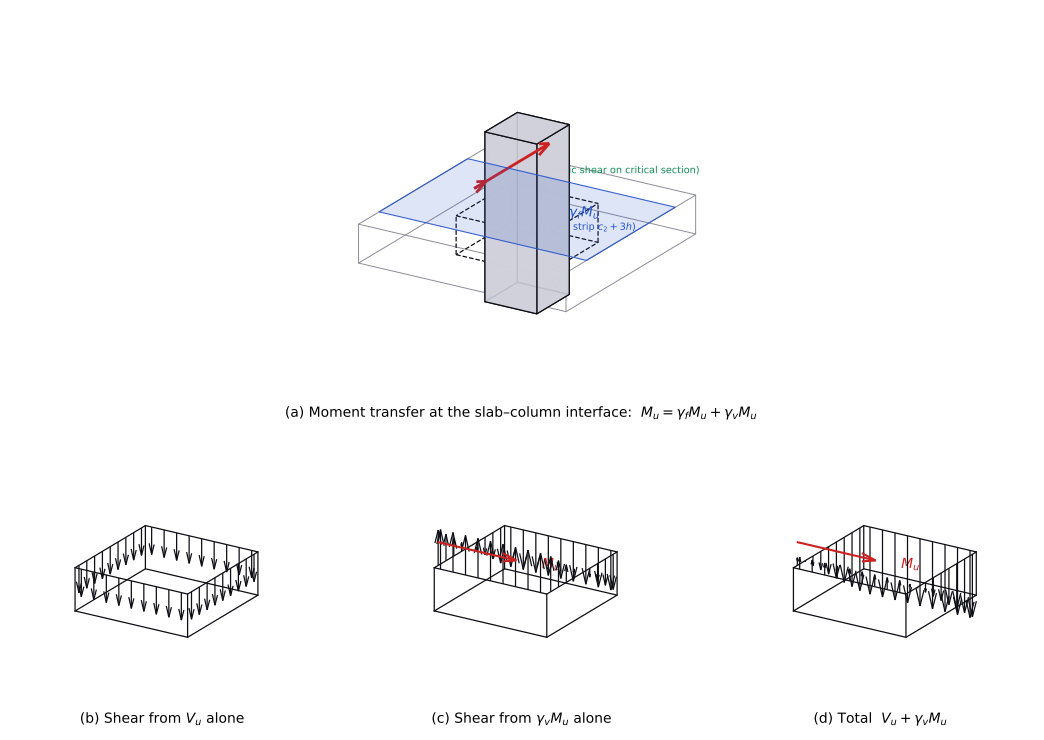

Write the Python code that produced this figure.
"""
Hanson & Hanson (1968) eccentric-shear decomposition figure.

Four panels, matching the classical MacGregor/Wight/Nilson textbook style:

  (a) Moment transfer at the slab-column interface. M_u splits into
      gamma_f * M_u (flexure across the strip c2 + 3h) and
      gamma_v * M_u (eccentric shear around the critical section at d/2).
  (b) Shear stresses from V_u alone:    uniform downward arrows on the
      critical-section top perimeter.
  (c) Shear stresses from gamma_v*M_u:  linear, antisymmetric about the
      centroidal axis perpendicular to M_u.
  (d) Total = (b) + (c):                asymmetric distribution, peak on
      the far face.

Reference:
  Hanson, N. W., and Hanson, J. M. (1968). "Shear and Moment Transfer
  Between Concrete Slabs and Columns," PCA Journal, Vol. 10, No. 1.

Output: figures/hanson_hanson.pdf (vector, for LaTeX embed).
"""
from __future__ import annotations

import numpy as np
import matplotlib.pyplot as plt
from mpl_toolkits.mplot3d.art3d import Poly3DCollection
from pathlib import Path


# --- Normalized geometry (pedagogical; not a specific design) -----------
b1 = 1.6          # critical-section side in x
b2 = 1.6          # critical-section side in y
d  = 0.55         # effective slab depth (height of critical-section prism)
c1 = 0.95         # column side in x
c2 = 0.95         # column side in y
h_slab = 0.55     # slab thickness (display)

# colors
K    = (0.05, 0.05, 0.08)
RED  = (0.80, 0.13, 0.13)
BLUE = (0.14, 0.32, 0.80)
GREEN= (0.06, 0.55, 0.32)
GREY = (0.55, 0.55, 0.60)


# --- primitives ---------------------------------------------------------
def wire_box(ax, x1, x2, y1, y2, z_bot, z_top, color=K, lw=1.0, ls='-'):
    rx = [x1, x2, x2, x1, x1]
    ry = [y1, y1, y2, y2, y1]
    ax.plot(rx, ry, [z_bot]*5, color=color, lw=lw, ls=ls)
    ax.plot(rx, ry, [z_top]*5, color=color, lw=lw, ls=ls)
    for xi, yi in [(x1,y1),(x2,y1),(x2,y2),(x1,y2)]:
        ax.plot([xi,xi],[yi,yi],[z_bot,z_top], color=color, lw=lw, ls=ls)


def solid_box(ax, x1, x2, y1, y2, z_bot, z_top,
              face=(0.80, 0.80, 0.82, 0.85), edge=K, lw=0.8):
    verts = [
        [(x1,y1,z_bot),(x2,y1,z_bot),(x2,y2,z_bot),(x1,y2,z_bot)],   # bottom
        [(x1,y1,z_top),(x2,y1,z_top),(x2,y2,z_top),(x1,y2,z_top)],   # top
        [(x1,y1,z_bot),(x2,y1,z_bot),(x2,y1,z_top),(x1,y1,z_top)],   # -y
        [(x2,y1,z_bot),(x2,y2,z_bot),(x2,y2,z_top),(x2,y1,z_top)],   # +x
        [(x2,y2,z_bot),(x1,y2,z_bot),(x1,y2,z_top),(x2,y2,z_top)],   # +y
        [(x1,y2,z_bot),(x1,y1,z_bot),(x1,y1,z_top),(x1,y2,z_top)],   # -x
    ]
    pc = Poly3DCollection(verts, facecolor=face, edgecolor=edge, linewidths=lw)
    ax.add_collection3d(pc)


def critical_section(ax, color=K, lw=0.9, ls='-'):
    wire_box(ax, -b1/2, +b1/2, -b2/2, +b2/2, 0.0, d, color, lw, ls)


def perimeter_samples(n_per_side: int = 9):
    """Midpoint samples around the top perimeter (z = d)."""
    xs = np.linspace(-b1/2, +b1/2, n_per_side + 1)
    ys = np.linspace(-b2/2, +b2/2, n_per_side + 1)
    xm = (xs[:-1] + xs[1:]) / 2
    ym = (ys[:-1] + ys[1:]) / 2
    pts = []
    for x in xm:             pts.append((x, -b2/2))
    for y in ym:             pts.append((+b1/2, y))
    for x in reversed(xm):   pts.append((x, +b2/2))
    for y in reversed(ym):   pts.append((-b1/2, y))
    return pts


def stress_arrows(ax, direct: float, moment_y: float, scale: float = 0.35):
    """Arrows at each perimeter sample, length = direct + moment_y * y."""
    for x, y in perimeter_samples():
        v = direct + moment_y * y
        dz = -v * scale   # positive stress -> arrow points down into slab
        if abs(dz) < 1e-6:
            continue
        ratio = min(0.40, max(0.18, 0.22 / max(0.05, abs(dz))))
        ax.quiver(x, y, d, 0, 0, dz, color=K, arrow_length_ratio=ratio, lw=0.9)


def mu_label(ax, color=RED, y_offset=-b2/2 - 0.35, label_y_offset=-b2/2 - 0.55):
    """Small red arrow + 'M_u' label showing the direction of the moment vector."""
    ax.quiver(-b1/3, y_offset, d + 0.5, b1*0.70, 0, 0,
              color=color, arrow_length_ratio=0.18, lw=1.5)
    ax.text(+b1/2 + 0.15, y_offset, d + 0.52, r"$M_u$",
            color=color, fontsize=10, ha='left', va='center')


def style(ax, r=1.15, z_range=(-0.5, 1.3)):
    ax.set_axis_off()
    ax.set_proj_type('ortho')
    ax.view_init(elev=22, azim=-58)
    ax.set_xlim(-r, r); ax.set_ylim(-r, r); ax.set_zlim(*z_range)
    ax.set_box_aspect((1, 1, 0.8))


# --- panel (a): physical setup ------------------------------------------
def panel_a(ax):
    slab_z_top, slab_z_bot = 0.0, -h_slab
    col_z_top, col_z_bot   = 1.15, -1.25
    S = 1.9  # slab half-extent

    # slab (wire-only, to reveal interior geometry)
    wire_box(ax, -S, +S, -S, +S, slab_z_bot, slab_z_top, lw=0.7, color=GREY)

    # column (solid-ish, light face with black edges)
    solid_box(ax, -c1/2, +c1/2, -c2/2, +c2/2, col_z_bot, col_z_top,
              face=(0.82, 0.82, 0.86, 0.90), edge=K, lw=0.9)

    # critical section at d/2 offset, through slab depth (dashed)
    wire_box(ax, -b1/2, +b1/2, -b2/2, +b2/2, slab_z_bot, slab_z_top,
             lw=0.9, ls='--', color=K)

    # effective flexure strip on the slab top (shaded band of width c2+3h_slab)
    strip_w = (c2 + 3 * h_slab) / 2
    strip_verts = [[(-S, -strip_w, slab_z_top + 0.001),
                    (+S, -strip_w, slab_z_top + 0.001),
                    (+S, +strip_w, slab_z_top + 0.001),
                    (-S, +strip_w, slab_z_top + 0.001)]]
    ax.add_collection3d(Poly3DCollection(
        strip_verts, facecolor=(BLUE[0], BLUE[1], BLUE[2], 0.15),
        edgecolor=(BLUE[0], BLUE[1], BLUE[2], 0.9), linewidths=0.8))

    # applied moment on column (double-headed straight arrow along y axis,
    # engineering vector convention = right-hand-rule for moment about y)
    mz = col_z_top * 0.65
    ax.quiver(0, -1.55, mz, 0, 2.2, 0, color=RED,
              arrow_length_ratio=0.14, lw=2.0)
    # double-arrowhead: small counter-arrow for moment-vector notation
    ax.quiver(0, -1.55, mz, 0, 0.35, 0, color=RED,
              arrow_length_ratio=0.85, lw=2.0)
    ax.text(0, 0.80, mz + 0.06, r"$M_u$", color=RED,
            fontsize=12, ha='center')

    # gamma_f * M_u : resisted by flexure across the blue strip
    ax.text(+S*0.55, 0, slab_z_top + 0.08, r"$\gamma_f M_u$",
            fontsize=10, color=BLUE, ha='center')
    ax.text(+S*0.55, 0, slab_z_top - 0.11, r"(flexure strip $c_2 + 3h$)",
            fontsize=7, color=BLUE, ha='center')

    # gamma_v * M_u : eccentric shear around the critical section
    ax.text(-b1*0.55, +b2*0.9, slab_z_top + 0.14, r"$\gamma_v M_u$",
            fontsize=10, color=GREEN)
    ax.text(-b1*0.55, +b2*0.9, slab_z_top - 0.06,
            r"(eccentric shear on critical section)",
            fontsize=7, color=GREEN)
    # arrow curving around top of critical section
    ax.quiver(-b1/2 + 0.02, +b2/2 - 0.02, slab_z_top + 0.04,
              b1*0.45, 0, 0, color=GREEN, arrow_length_ratio=0.25, lw=1.3)

    # d/2 annotation
    ax.text(+b1/2 + 0.05, -b2/2 - 0.08, slab_z_bot - 0.14, r"$d/2$",
            fontsize=8, color=K)
    ax.plot([+c1/2, +b1/2], [-b2/2, -b2/2], [slab_z_bot - 0.06]*2,
            color=K, lw=0.7)


def panel_stress(ax, direct: float, moment_y: float, title: str,
                 show_mu: bool):
    critical_section(ax)
    stress_arrows(ax, direct, moment_y)
    if show_mu:
        mu_label(ax)
    ax.set_title(title, fontsize=10, y=-0.02)


# --- figure -------------------------------------------------------------
def main(out_path: Path):
    fig = plt.figure(figsize=(11.0, 7.6))
    fig.patch.set_facecolor('white')

    gs = fig.add_gridspec(2, 3, height_ratios=[1.35, 1.0],
                          left=0.01, right=0.99, top=0.97, bottom=0.03,
                          hspace=0.02, wspace=0.00)

    # (a) top row, spans all 3 columns
    ax_a = fig.add_subplot(gs[0, :], projection='3d')
    panel_a(ax_a)
    style(ax_a, r=2.0, z_range=(-1.35, 1.35))
    ax_a.set_title(
        r"(a) Moment transfer at the slab–column interface:  "
        r"$M_u = \gamma_f M_u + \gamma_v M_u$",
        fontsize=10, y=-0.02)

    # (b) direct shear only
    ax_b = fig.add_subplot(gs[1, 0], projection='3d')
    panel_stress(ax_b, direct=1.0, moment_y=0.0,
                 title=r"(b) Shear from $V_u$ alone",
                 show_mu=False)
    style(ax_b)

    # (c) eccentric moment only
    ax_c = fig.add_subplot(gs[1, 1], projection='3d')
    panel_stress(ax_c, direct=0.0, moment_y=1.8,
                 title=r"(c) Shear from $\gamma_v M_u$ alone",
                 show_mu=True)
    style(ax_c)

    # (d) total
    ax_d = fig.add_subplot(gs[1, 2], projection='3d')
    panel_stress(ax_d, direct=1.0, moment_y=1.8,
                 title=r"(d) Total  $V_u + \gamma_v M_u$",
                 show_mu=True)
    style(ax_d)

    fig.savefig(out_path, bbox_inches='tight', pad_inches=0.12)
    print(f"wrote {out_path}")


if __name__ == "__main__":
    out_dir = Path(__file__).parent
    main(out_dir / "hanson_hanson.pdf")
